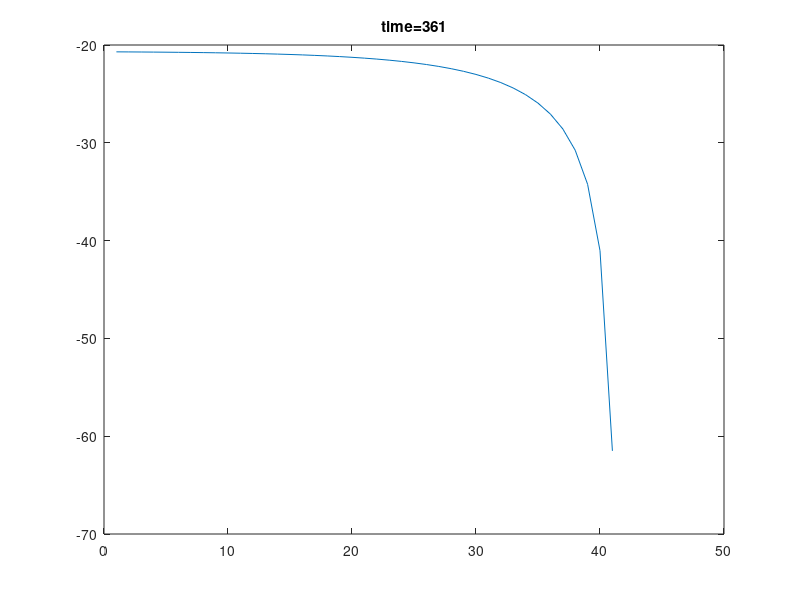

This chart was generated by the following MATLAB code:
function [  ] = Solver1D_MKIV()
% 1D Richards equation with constant boundary condition 
% h based Richards equation
%
% First edition: Weix 12/04/2017 
%%
tic
% nNode=10;
% nTime=100;

% Spatial setup
lengthZ=40;
deltaZ=1;
nNodeZ=lengthZ/deltaZ+1;

% Temporal setup
lengthTime=360;
deltaTime=1;
nTime=lengthTime/deltaTime+1;

% Iteration setup
nMaxIteration=1000;
miniIteError=0.01;


% Mesh
% [x,z] = meshgrid(0:deltaX:lengthX,0:deltaZ:lengthZ);

% integer shows unknowns and 0 shows DBC
nUnknown=(nNodeZ-2);
indexUnknown=(1:nNodeZ-2);
% indexUnknown = reshape(uint32(1:nUnknown), (nNodeZ-2));

indexMatrix=zeros(nNodeZ,1);
indexMatrix(2:end-1)=indexUnknown;



H=zeros(nNodeZ,nTime);
% H_temp=zeros(nNode,nMaxIteration);

%%% 
%initial state

H_init=zeros(nNodeZ,1);
H_init(:)=-61.5;

bcTop=-20.7;
bcBottom=-61.5;
% bcBottom=-20.7;

% update initial field
H_init(1,:)=bcTop;
H_init(end,:)=bcBottom;





%% MAIN
TheataRecord(:,:,1)=H_init;
H=H_init;

% C=ones(nNodeZ,nNodeX)*1234567;

for t=1:nTime
    
    H_PreviousTime=H;
    
    for k=1:nMaxIteration 
    
        H0=H;
        
        C=theataDifFunc(H);
        K=kFunc(H);


        %initialize
        A=zeros(nUnknown);
        B=zeros(nUnknown,1);

        %Assemble Ax+B=0;
            
            i=1;
            for j =2:size(indexMatrix,1)-1

                kHalfUp   =(K(j,i)+K(j-1,i))/2;
                kHalfDown =(K(j,i)+K(j+1,i))/2;

                cCenter=C(j,i);


                wUp   = -kHalfUp  ./deltaZ^2;
                wDown = -kHalfDown./deltaZ^2;

                wCenter=cCenter/deltaTime-wUp-wDown;

                b=(kHalfDown-kHalfUp)/deltaZ-H_PreviousTime(j,i)*cCenter/deltaTime;


                indexCenter=indexMatrix(j,i);
                indexUp=indexMatrix(j-1,i);
                indexDown=indexMatrix(j+1,i);


                %Check BC and modify 
                %check if top BC
                if j==2 
                    indexUp=0;
                    b=b+wUp*H(j-1,i);
                end

                %check if bottom BC
                if j==nNodeZ-1 
                    indexDown=0;
                    b=b+wDown*H(j+1,i);
                end


                if indexUp>0 A(indexCenter,indexUp)=wUp; end
                if indexDown>0 A(indexCenter,indexDown)=wDown; end

                A(indexCenter,indexCenter)=wCenter;
                B(indexCenter,1)=b;

            end
 
        
%         %trime for BC
%         indexIfKnown=~any(A);
%         indexIfUnknown=any(A);
% 
%         A=A(indexIfUnknown,indexIfUnknown);
%         B=B(indexIfUnknown);


        h=A\(-B);
        H(2:end-1)=h;
    
        
        sseIte=sum((H(:)-H0(:)).^2);
        if sqrt(sseIte)<miniIteError 
            break 
        end
        
    end
    
    
    
    
    TheataRecord(:,:,t)=H;
    
end
    
toc
    
figure
plot(H_init);

for t=1:nTime
    plot(TheataRecord(:,:,t))
    title(sprintf('time=%i',t))
    drawnow
    frame(t)=getframe;
    
end
    

end





function [k,j]=index2kj(index)
    
end


function theata=theataFunc(h)
theataS=0.287;
theataR=0.075;
alpha=1.611e6;
beta=3.96;

result=alpha.*(theataS-theataR)/(alpha+abs(h).^beta)+theataR;
end

function theataDif=theataDifFunc(h)
theata_s=0.287;
theata_r=0.075;
alpha=1.611e6;
beta=3.96;

theataDif=-alpha.*(theata_s-theata_r).*-1.*(alpha+abs(h).^beta).^(-2).*abs(h).^(beta-1);

end

function result=kFunc(h)
rho=1.175e6;
r=4.74;
k_s=0.00944;

result=k_s.*rho./(rho+abs(h).^r);
end

